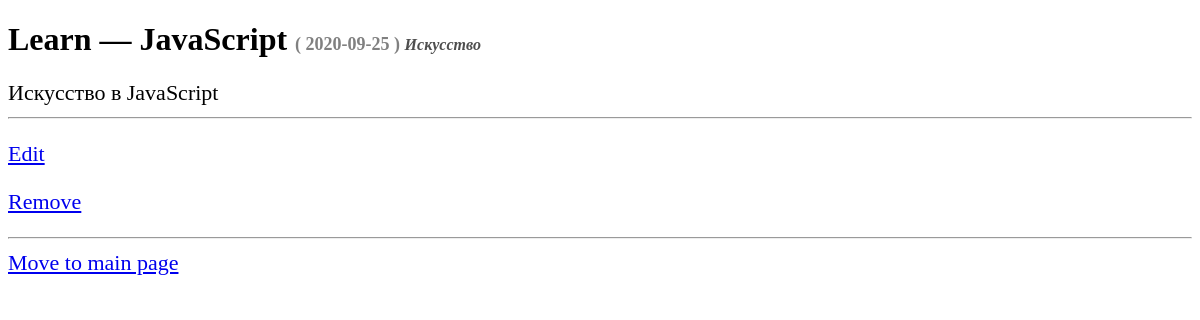
The app's page /article.php?id=10 with its own data.
### tables this page shows
CREATE TABLE `articles` (
  `id_article` int(10) UNSIGNED NOT NULL,
  `id_category` smallint(5) UNSIGNED NOT NULL,
  `title` varchar(256) NOT NULL,
  `text` text NOT NULL,
  `addDate` timestamp NOT NULL DEFAULT current_timestamp()
);

CREATE TABLE `caterories` (
  `id_category` smallint(5) UNSIGNED NOT NULL,
  `categoryName` varchar(128) NOT NULL
);

### model/db.php (called while the page is built, shortened)
<?php
function getDBInstance(): PDO
{
    static $db;
    if ($db === null) {
        $db = new PDO('mysql:host=localhost;dbname=hw4_blog', 'root', '', [
            PDO::ATTR_DEFAULT_FETCH_MODE => PDO::FETCH_ASSOC
        ]);
        $db->exec('SET NAMES UTF8');
    }
    return $db;
}
function dbPrepareQuery(string $sql, array $inputParameters = []): PDOStatement
{
    $dbInstance = getDBInstance();
    $prepareSqlQuery = $dbInstance->prepare($sql);
    $prepareSqlQuery->execute($inputParameters);
    return $prepareSqlQuery;
}
function dbCheckErrors(PDOStatement $preparedSqlQuery): bool
{
    $errInfo = $preparedSqlQuery->errorInfo();
    return true;
}

### model/articles.php (called while the page is built, shortened)
<?php
include_once "model/db.php";
function getArticleByID(string $id): ?array {
    $sql = "SELECT * FROM articles WHERE id_article = :id";
    $preparedQuery = dbPrepareQuery($sql, ['id' => (int)$id]);
    $article = $preparedQuery->fetch();
    return is_array($article) ? $article : null;
}

### model/categories.php (called while the page is built, shortened)
<?php
function getCategoryByID(int $id): array{
    $sql = "SELECT * FROM caterories WHERE id_category = :id";
    $preparedQuery = dbPrepareQuery($sql, ['id' => (int)$id]);
    return $preparedQuery->fetch();
}

### article.php (the view, shortened to what this page needs)
<?php
include_once "model/articles.php";
include_once "model/categories.php";
$id_article = $_GET['id'] ?? '';
$article = getArticleByID($id_article);
$isArticleExist = $article !== null;
if ($isArticleExist) {
    $articleCategory = getCategoryByID($article['id_category']);
}
?>
<!DOCTYPE html>
<html lang="en">
<head>
</head>
<body>
<div class="content">
    <? if ($isArticleExist): ?>
        <div class="article">
            <h1>
                <?= $article['title'] ?>
                <span class="title-article__date">
                    ( <?= substr($article['addDate'], 0, 10) ?> )
                </span>
                <span class="title-article__category">
                    <?= $articleCategory['categoryName'] ?>
                </span>
            </h1>
            <div><?= $article['text'] ?></div>
            <hr>
            <p><a href="edit.php?id=<?= $article['id_article'] ?>">Edit</a></p>
            <p><a href="delete.php?id=<?= $article['id_article'] ?>">Remove</a></p>
        </div>
    <? else: ?>
        <div class="e404">
            <h1>Страница не найдена!</h1>
        </div>
    <? endif; ?>
</div>
<hr>
<a href="index.php">Move to main page</a>
</body>
</html>

### article.php (style rules this page uses)
* { font-size: 22px; }
h1 { font-size: 32px; }
.title-article__date { font-size: 18px; color: gray; }
.title-article__category { font-style: italic; font-size: 16px; color: #4e4e4e; }

### records on screen
articles: title "Learn — JavaScript", addDate "2020-09-25", text "Искусство в JavaScript"
caterories: categoryName "Искусство"
